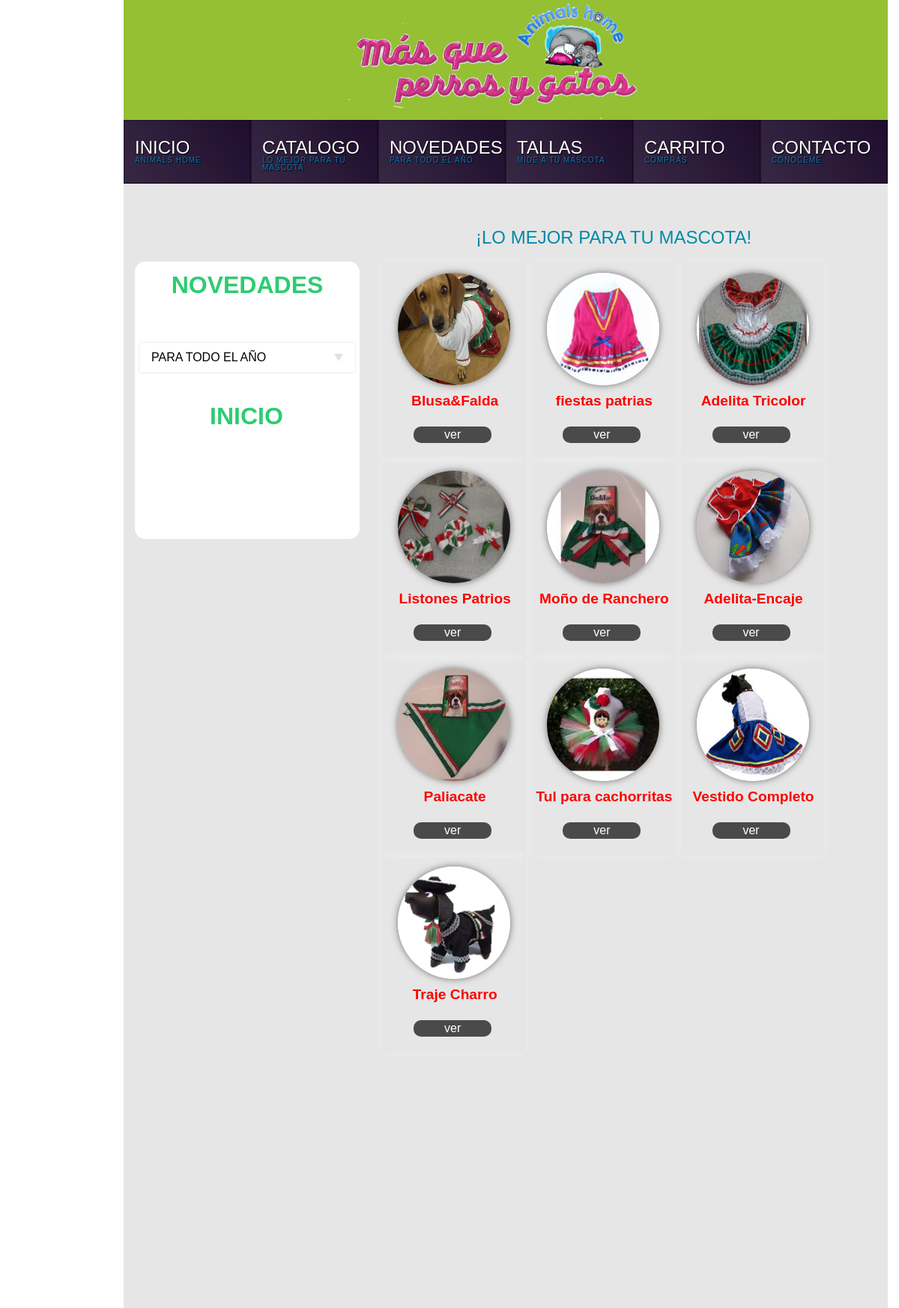
The page /patrias.php on the database its author committed.
### tables this page shows
CREATE TABLE IF NOT EXISTS `productos` (
  `id` int(11) NOT NULL AUTO_INCREMENT,
  `nombre` text NOT NULL,
  `descripcion` text NOT NULL,
  `imagen` text NOT NULL,
  `precio` double NOT NULL,
  PRIMARY KEY (`id`)
);

### patrias.php (the view, shortened to what this page needs)
<!DOCTYPE HTML>
<html>
<head>
<link href="css/catalogo/accesorios.css" rel="stylesheet" type="text/css"/>
<link href="css/style.css" rel="stylesheet" type="text/css"/>
 <link rel="stylesheet" href="css/catalogo/reset.css">
 <link rel="stylesheet" href="css/catalogo/menuvertical.css">
</head>
<body id="cuerpo">
    <div id="barra-logo">
        <div id="imagen-logo"></div>
          </div>
          <div id="menu">
              <ul id="sdt_menu" class="sdt_menu">
				<li>
					<a href="inicio.php">
						<span class="sdt_wrap">
							<span class="sdt_link">INICIO</span>
							<span class="sdt_descr">ANIMALS HOME</span>
						</span>
					</a>
				</li>
				<li>
					<a href="catalogo.php">
						<span class="sdt_wrap">
							<span class="sdt_link">CATALOGO</span>
							<span class="sdt_descr">LO MEJOR PARA TU MASCOTA</span>
						</span>
					</a>
				</li>
				<li>
					<a href="novedades.php">
						<span class="sdt_wrap">
							<span class="sdt_link">NOVEDADES</span>
							<span class="sdt_descr">PARA TODO EL AÑO</span>
						</span>
					</a>
				</li>
				<li>
					<a href="tallas.php">
						<span class="sdt_wrap">
							<span class="sdt_link">TALLAS</span>
							<span class="sdt_descr">MIDE A TU MASCOTA</span>
						</span>
					</a>
				</li>
				<li>
					<a href="carrito.php">
						<span class="sdt_wrap">
							<span class="sdt_link">CARRITO</span>
							<span class="sdt_descr">COMPRAS</span>
						</span>
					</a>
				</li>
				<li>
					<a href="contacto.php">
						<span class="sdt_wrap">
							<span class="sdt_link">CONTACTO</span>
							<span class="sdt_descr">CONOCEME</span>
						</span>
					</a>
				</li>
			</ul>
          </div>
        <div id="contenedor">
               <div id="texto">
               <h5 class="titulo">
              ¡LO MEJOR PARA TU MASCOTA!
               </h5>
       </div>
	   <div id="menu-vertical">
            <h1 class="encabezado"><a href="novedades.php">NOVEDADES </a></h1>
<dl class="dropdown">
	<dt><a><span>PARA TODO EL AÑO</span></a></dt>
</dl>
	    <h1 class="encabezado2"><a href="inicio.php">INICIO </a></h1>
        </div>
		            <div id="catalogo-general">
							<?php
		$con="select * from productos LIMIT 80,10";
		$re=mysql_query($con)or die(mysql_error());
		while ($f=mysql_fetch_array($re)) {
		?>
			<div class="producto">
			<center>
				<img src="imagenes/productos/<?php echo $f['imagen'];?>"><br>
				<span class="span"><?php echo utf8_encode($f['nombre']);?></span><br>
				<a href="./detalles.php?id=<?php echo $f['id'];?>">ver</a>
			</center>
		</div>
		<?php
              }
          ?>
          </div>
		</div>
</body>
</html>

### css/catalogo/accesorios.css (style rules this page uses)
.encabezado a { font-family: "GothamRnd-Bold", Helvetica, Arial, sans-serif; font-size: 1em; font-weight: 700; text-align: center; color: #2ecc71; margin: 15px 0px; text-decoration:none; }
.encabezado2 a { float:left; font-family: "GothamRnd-Bold", Helvetica, Arial, sans-serif; font-size: 1em; font-weight: 700; text-align: center; color: #2ecc71; margin: 25px 100px; text-decoration:none; }
#cuerpo { margin: 0; }
#barra-logo { float: left; background: #95c033; box-shadow: none; width:1020px ; height: 160px; display: block; margin:0px 165px; }
#imagen-logo { float:left; -webkit-background-size: cover; -moz-background-size: cover; -o-background-size: cover; background-image: url("../../imagenes/logo.png"); background-size: cover; height: 200px; width: 400px; margin: -10px 300px; }
#menu { float: left; height: 100px; margin:auto 165px; width:1020px ; height: 85px; background:#1B0A2A; }
#contenedor { float: left; height: 1500px; margin:auto 165px; width:1020px ; background:#E6E6E6; }
#texto { float: left; width: 600px; height:0 auto; margin: 30px 450px; }
.titulo { font-family: "GothamRnd-Bold", Helvetica, Arial, sans-serif; font-size: 24px; color: #008AA8; margin-bottom: 25px; float: left; margin:30px 20px; }
#menu-vertical { float: left; width: 300px; height: 370px; margin: -40px 15px; background:white; border-radius: 14px 14px 14px 14px; -moz-border-radius: 14px 14px 14px 14px; -webkit-border-radius: 14px 14px 14px 14px; border: 0px solid #000000; }
#catalogo-general { float: left; width: 640px; height: 1000px; margin: -40px 12px; border-radius: 14px 14px 14px 14px; -moz-border-radius: 14px 14px 14px 14px; -webkit-border-radius: 14px 14px 14px 14px; border: 0px solid #000000; }
.span { width:250px; float:left; margin:25px -60px; font-family: "GothamRnd-Bold", Helvetica, Arial, sans-serif; color: red; font-weight: bolder; font-size: 1.2rem; }
.producto { width: 20%; height: 200px; display: inline-block; vertical-align: top; margin-left: 0.5%; padding: 5%; -webkit-box-shadow: 0px 0px 10px rgba(240, 240, 240, 0.75); -moz-box-shadow: 0px 0px 10px rgba(240, 240, 240, 0.75); box-shadow: 0px 0px 10px rgba(240, 240, 240, 0.75); -webkit-transition: all 1s ease-in-out; -moz-transition: all 1s ease-in-out; }
.producto img { width: 150px; height: 150px; margin:-17px -11px; border-radius: 50%; -webkit-box-shadow: 0px 0px 10px rgba(74, 74, 74, 0.75); -moz-box-shadow: 0px 0px 10px rgba(74, 74, 74, 0.75); box-shadow: 0px 0px 10px rgba(74, 74, 74, 0.75); -webkit-transition: all 1s ease-in-out; -moz-transition: all 1s ease-in-out; }
.producto a { font-family: "GothamRnd-Bold", Helvetica, Arial, sans-serif; float:left; margin: 0px 10px; background-color: #4a4a4a; padding: 3px; color: white; width: 50%; padding-left: 20px; padding-right: 20px; border-radius: 10px; text-decoration:none; }

### css/style.css (style rules this page uses)
ul.sdt_menu { margin:0; padding:0; list-style: none; font-family:"Myriad Pro", "Trebuchet MS", sans-serif; font-size:12px; width:1020px; }
ul.sdt_menu a { text-decoration:none; outline:none; }
ul.sdt_menu li { float:left; width:170px; height:85px; position:relative; cursor:pointer; }
ul.sdt_menu li > a { position:absolute; top:0px; left:0px; width:170px; height:85px; z-index:12; background:transparent url(../images/overlay.png) no-repeat bottom right; -moz-box-shadow:0px 0px 2px #000 inset; -webkit-box-shadow:0px 0px 2px #000 inset; box-shadow:0px 0px 2px #000 inset; }
ul.sdt_menu li span.sdt_wrap { position:absolute; top:25px; left:0px; width:170px; height:60px; z-index:15; }
ul.sdt_menu li span span.sdt_link, ul.sdt_menu li span span.sdt_descr, ul.sdt_menu li div.sdt_box a { margin-left:15px; text-transform:uppercase; text-shadow:1px 1px 1px #000; }
ul.sdt_menu li span span.sdt_link { color:#fff; font-size:24px; float:left; clear:both; }
ul.sdt_menu li span span.sdt_descr { color:#0B75AF; float:left; clear:both; width:155px; font-size:10px; letter-spacing:1px; }

### css/catalogo/menuvertical.css (style rules this page uses)
h1 { font-family: "GothamRnd-Bold", Helvetica, Arial, sans-serif; font-size: 2em; font-weight: 700; text-align: center; color: #2ecc71; margin: 15px 0px; }
.dropdown { width: 18em; margin: 60px 5px; margin-bottom: 1em; }
.dropdown dt a { font-family: "GothamRnd-Bold", Helvetica, Arial, sans-serif; display: block; height: 2.5em; width: 100%; border: 1px solid #ecf0f1; border-radius: 3px; text-decoration: none; }
.dropdown dt span { display: block; padding: 0 1em; line-height: 2.5em; border-right: 1em solid transparent; cursor: pointer; }

### rows shown on the page
productos: imagen (picture), nombre "Blusa&Falda"
productos: imagen (picture), nombre "fiestas patrias"
productos: imagen (picture), nombre "Adelita Tricolor"
productos: imagen (picture), nombre "Listones Patrios"
productos: imagen (picture), nombre "Moño de Ranchero"
productos: imagen (picture), nombre "Adelita-Encaje"
productos: imagen (picture), nombre "Paliacate"
productos: imagen (picture), nombre "Tul para cachorritas"
productos: imagen (picture), nombre "Vestido Completo"
productos: imagen (picture), nombre "Traje Charro"
